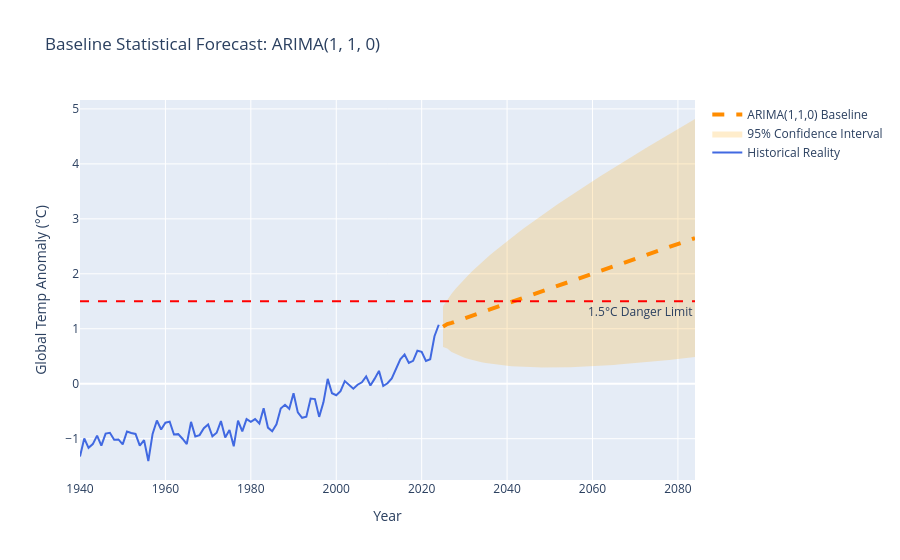
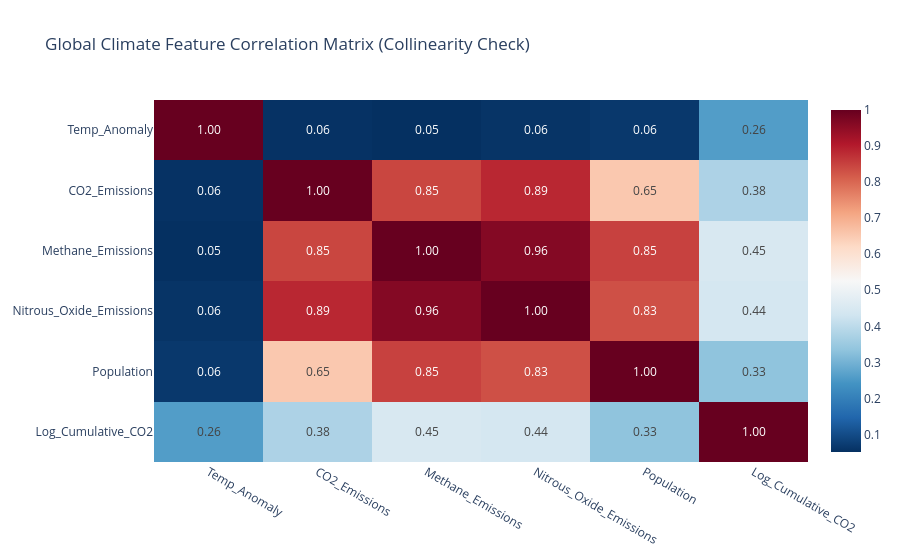

These figures' notebook cell, in order:
### Code cell
# --- BLOCK 5: STATISTICAL BASELINE (ARIMA) ---
import plotly.graph_objects as go
from statsmodels.tsa.arima.model import ARIMA
import warnings
import plotly.express as px
warnings.filterwarnings('ignore')

print("📈 Generating ARIMA Statistical Baseline...")

# 1. Prepare the historical time-series data (Global average per year)
arima_df = df.groupby('Year')['Temp_Anomaly'].mean().reset_index()
arima_df = arima_df.sort_values('Year')
series = arima_df.set_index('Year')['Temp_Anomaly']

# 2. Fit the ARIMA(1, 1, 0) Model
print("⚡ Fitting ARIMA(1, 1, 0) Model...")
# 🚀 FIX: Add trend='t' to force the model to respect the upward drift!
model = ARIMA(series, order=(1, 1, 0), trend='t')
model_fit = model.fit()

# 3. Forecast into the future (e.g., next 60 years)
last_year = int(arima_df['Year'].max())
forecast_years = 60 
forecast = model_fit.get_forecast(steps=forecast_years)
forecast_mean = forecast.predicted_mean
conf_int = forecast.conf_int(alpha=0.05) # 95% CI

future_years = list(range(last_year + 1, last_year + forecast_years + 1))

# 4. Plot the result using Plotly (matching our app's UI)
fig_arima = go.Figure()

# Historical Data
fig_arima.add_trace(go.Scatter(
    x=arima_df['Year'], y=arima_df['Temp_Anomaly'],
    mode='lines', name='Historical Reality', line=dict(color='royalblue', width=2)
))

# Uncertainty Cone (Upper Bound - Invisible)
fig_arima.add_trace(go.Scatter(
    x=future_years, y=conf_int.iloc[:, 1],
    mode='lines', line=dict(width=0), showlegend=False, hoverinfo='skip'
))

# Uncertainty Cone (Lower Bound - Filled)
fig_arima.add_trace(go.Scatter(
    x=future_years, y=conf_int.iloc[:, 0],
    mode='lines', fill='tonexty', fillcolor='rgba(255, 165, 0, 0.2)',
    line=dict(width=0), name='95% Confidence Interval'
))

# ARIMA Forecast
fig_arima.add_trace(go.Scatter(
    x=future_years, y=forecast_mean,
    mode='lines', name='ARIMA(1,1,0) Baseline', line=dict(color='darkorange', width=4, dash='dash')
))

# Danger Limit
fig_arima.add_hline(
    y=1.5, line_dash="dash", line_color="red", 
    annotation_text="1.5°C Danger Limit", annotation_position="bottom right"
)

fig_arima.update_layout(
    title="Baseline Statistical Forecast: ARIMA(1, 1, 0)",
    xaxis_title="Year",
    yaxis_title="Global Temp Anomaly (°C)",
    hovermode="x unified"
)

fig_arima.show()
print("✅ Block 5 Complete: ARIMA Diagram generated.")

print("🔍 Generating Feature Correlation Heatmap...")

# Select our core scientific features
corr_features = [
    'Temp_Anomaly', 'CO2_Emissions', 'Methane_Emissions', 
    'Nitrous_Oxide_Emissions', 'Population', 'Log_Cumulative_CO2'
]

# Calculate the Pearson correlation matrix
corr_matrix = df[corr_features].corr()

# Plot the heatmap using Plotly
fig_corr = px.imshow(
    corr_matrix, 
    text_auto='.2f', # Show the exact correlation numbers on the squares
    aspect="auto", 
    color_continuous_scale='RdBu_r', # Red for positive correlation, Blue for negative
    title="Global Climate Feature Correlation Matrix (Collinearity Check)"
)

fig_corr.show()
print("✅ Correlation Heatmap generated.")

### Figure 1 — Plotly figure (JSON) as saved in the notebook; plotly's stock layout.template omitted (floating-point values rounded to 4 significant figures)
{"data": [{"line": {"color": "royalblue", "width": 2}, "mode": "lines", "name": "Historical Reality", "type": "scatter", "x": [1940, 1941, 1942, 1943, 1944, 1945, 1946, 1947, 1948, 1949, 1950, 1951, 1952, 1953, 1954, 1955, 1956, 1957, 1958, 1959, 1960, 1961, 1962, 1963, 1964, 1965, 1966, 1967, 1968, 1969, 1970, 1971, 1972, 1973, 1974, 1975, 1976, 1977, 1978, 1979, 1980, 1981, 1982, 1983, 1984, 1985, 1986, 1987, 1988, 1989, 1990, 1991, 1992, 1993, 1994, 1995, 1996, 1997, 1998, 1999, 2000, 2001, 2002, 2003, 2004, 2005, 2006, 2007, 2008, 2009, 2010, 2011, 2012, 2013, 2014, 2015, 2016, 2017, 2018, 2019, 2020, 2021, 2022, 2023, 2024], "y": [-1.322, -0.9941, -1.167, -1.098, -0.9445, -1.127, -0.907, -0.8918, -1.02, -1.014, -1.104, -0.8693, -0.8951, -0.9138, -1.125, -1.026, -1.406, -0.9133, -0.6682, -0.8323, -0.7096, -0.6891, -0.9229, -0.9173, -1.001, -1.097, -0.6936, -0.9609, -0.9351, -0.8093, -0.7417, -0.955, -0.8917, -0.6799, -0.9797, -0.8412, -1.14, -0.6716, -0.8661, -0.6435, -0.6925, -0.6438, -0.7227, -0.4469, -0.7981, -0.8629, -0.737, -0.4496, -0.3839, -0.4561, -0.1737, -0.5213, -0.6195, -0.5998, -0.2695, -0.2796, -0.6027, -0.3382, 0.08785, -0.1733, -0.2097, -0.135, 0.04804, -0.02873, -0.09032, -0.0185, 0.02624, 0.1339, -0.03176, 0.09278, 0.234, -0.04171, 0.008136, 0.09758, 0.2748, 0.4457, 0.5315, 0.3802, 0.4164, 0.6004, 0.5821, 0.4152, 0.4449, 0.8636, 1.073]}, {"hoverinfo": "skip", "line": {"width": 0}, "mode": "lines", "showlegend": false, "type": "scatter", "x": [2025, 2026, 2027, 2028, 2029, 2030, 2031, 2032, 2033, 2034, 2035, 2036, 2037, 2038, 2039, 2040, 2041, 2042, 2043, 2044, 2045, 2046, 2047, 2048, 2049, 2050, 2051, 2052, 2053, 2054, 2055, 2056, 2057, 2058, 2059, 2060, 2061, 2062, 2063, 2064, 2065, 2066, 2067, 2068, 2069, 2070, 2071, 2072, 2073, 2074, 2075, 2076, 2077, 2078, 2079, 2080, 2081, 2082, 2083, 2084], "y": [1.41, 1.532, 1.638, 1.734, 1.822, 1.906, 1.985, 2.061, 2.134, 2.205, 2.273, 2.34, 2.406, 2.47, 2.533, 2.594, 2.655, 2.715, 2.774, 2.832, 2.889, 2.946, 3.002, 3.057, 3.112, 3.166, 3.22, 3.273, 3.326, 3.378, 3.43, 3.482, 3.533, 3.584, 3.635, 3.685, 3.735, 3.784, 3.834, 3.883, 3.931, 3.98, 4.028, 4.076, 4.124, 4.171, 4.219, 4.266, 4.313, 4.359, 4.406, 4.452, 4.498, 4.544, 4.59, 4.636, 4.681, 4.727, 4.772, 4.817]}, {"fill": "tonexty", "fillcolor": "rgba(255, 165, 0, 0.2)", "line": {"width": 0}, "mode": "lines", "name": "95% Confidence Interval", "type": "scatter", "x": [2025, 2026, 2027, 2028, 2029, 2030, 2031, 2032, 2033, 2034, 2035, 2036, 2037, 2038, 2039, 2040, 2041, 2042, 2043, 2044, 2045, 2046, 2047, 2048, 2049, 2050, 2051, 2052, 2053, 2054, 2055, 2056, 2057, 2058, 2059, 2060, 2061, 2062, 2063, 2064, 2065, 2066, 2067, 2068, 2069, 2070, 2071, 2072, 2073, 2074, 2075, 2076, 2077, 2078, 2079, 2080, 2081, 2082, 2083, 2084], "y": [0.6677, 0.6406, 0.5756, 0.5381, 0.5024, 0.4737, 0.4485, 0.4268, 0.4078, 0.3912, 0.3765, 0.3637, 0.3524, 0.3424, 0.3337, 0.3262, 0.3196, 0.314, 0.3093, 0.3054, 0.3022, 0.2997, 0.2978, 0.2966, 0.2959, 0.2958, 0.2961, 0.297, 0.2983, 0.3, 0.3022, 0.3047, 0.3076, 0.3109, 0.3145, 0.3184, 0.3226, 0.3272, 0.332, 0.3371, 0.3425, 0.3482, 0.3541, 0.3602, 0.3666, 0.3731, 0.38, 0.387, 0.3942, 0.4016, 0.4092, 0.4171, 0.425, 0.4332, 0.4415, 0.4501, 0.4587, 0.4675, 0.4765, 0.4857]}, {"line": {"color": "darkorange", "dash": "dash", "width": 4}, "mode": "lines", "name": "ARIMA(1,1,0) Baseline", "type": "scatter", "x": [2025, 2026, 2027, 2028, 2029, 2030, 2031, 2032, 2033, 2034, 2035, 2036, 2037, 2038, 2039, 2040, 2041, 2042, 2043, 2044, 2045, 2046, 2047, 2048, 2049, 2050, 2051, 2052, 2053, 2054, 2055, 2056, 2057, 2058, 2059, 2060, 2061, 2062, 2063, 2064, 2065, 2066, 2067, 2068, 2069, 2070, 2071, 2072, 2073, 2074, 2075, 2076, 2077, 2078, 2079, 2080, 2081, 2082, 2083, 2084], "y": [1.039, 1.086, 1.107, 1.136, 1.162, 1.19, 1.217, 1.244, 1.271, 1.298, 1.325, 1.352, 1.379, 1.406, 1.433, 1.46, 1.487, 1.514, 1.541, 1.569, 1.596, 1.623, 1.65, 1.677, 1.704, 1.731, 1.758, 1.785, 1.812, 1.839, 1.866, 1.893, 1.92, 1.947, 1.975, 2.002, 2.029, 2.056, 2.083, 2.11, 2.137, 2.164, 2.191, 2.218, 2.245, 2.272, 2.299, 2.326, 2.353, 2.381, 2.408, 2.435, 2.462, 2.489, 2.516, 2.543, 2.57, 2.597, 2.624, 2.651]}], "layout": {"annotations": [{"showarrow": false, "text": "1.5°C Danger Limit", "x": 1, "xanchor": "right", "xref": "x domain", "y": 1.5, "yanchor": "top", "yref": "y"}], "hovermode": "x unified", "shapes": [{"line": {"color": "red", "dash": "dash"}, "type": "line", "x0": 0, "x1": 1, "xref": "x domain", "y0": 1.5, "y1": 1.5, "yref": "y"}], "title": {"text": "Baseline Statistical Forecast: ARIMA(1, 1, 0)"}, "xaxis": {"title": {"text": "Year"}}, "yaxis": {"title": {"text": "Global Temp Anomaly (°C)"}}}}

### Figure 2 — Plotly figure (JSON) as saved in the notebook; plotly's stock layout.template omitted (floating-point values rounded to 4 significant figures)
{"data": [{"coloraxis": "coloraxis", "hovertemplate": "x: %{x}<br>y: %{y}<br>color: %{z}<extra></extra>", "name": "0", "texttemplate": "%{z:.2f}", "type": "heatmap", "x": ["Temp_Anomaly", "CO2_Emissions", "Methane_Emissions", "Nitrous_Oxide_Emissions", "Population", "Log_Cumulative_CO2"], "xaxis": "x", "y": ["Temp_Anomaly", "CO2_Emissions", "Methane_Emissions", "Nitrous_Oxide_Emissions", "Population", "Log_Cumulative_CO2"], "yaxis": "y", "z": [[1.0, 0.05515, 0.05131, 0.05787, 0.0648, 0.2592], [0.05515, 1.0, 0.8452, 0.8859, 0.6531, 0.3759], [0.05131, 0.8452, 1.0, 0.9639, 0.8507, 0.4488], [0.05787, 0.8859, 0.9639, 1.0, 0.8309, 0.4411], [0.0648, 0.6531, 0.8507, 0.8309, 1.0, 0.3341], [0.2592, 0.3759, 0.4488, 0.4411, 0.3341, 1.0]]}], "layout": {"coloraxis": {"colorscale": [[0, "rgb(5,48,97)"], [0.1, "rgb(33,102,172)"], [0.2, "rgb(67,147,195)"], [0.3, "rgb(146,197,222)"], [0.4, "rgb(209,229,240)"], [0.5, "rgb(247,247,247)"], [0.6, "rgb(253,219,199)"], [0.7, "rgb(244,165,130)"], [0.8, "rgb(214,96,77)"], [0.9, "rgb(178,24,43)"], [1, "rgb(103,0,31)"]]}, "title": {"text": "Global Climate Feature Correlation Matrix (Collinearity Check)"}, "xaxis": {"anchor": "y", "domain": [0, 1]}, "yaxis": {"anchor": "x", "autorange": "reversed", "domain": [0, 1]}}}
